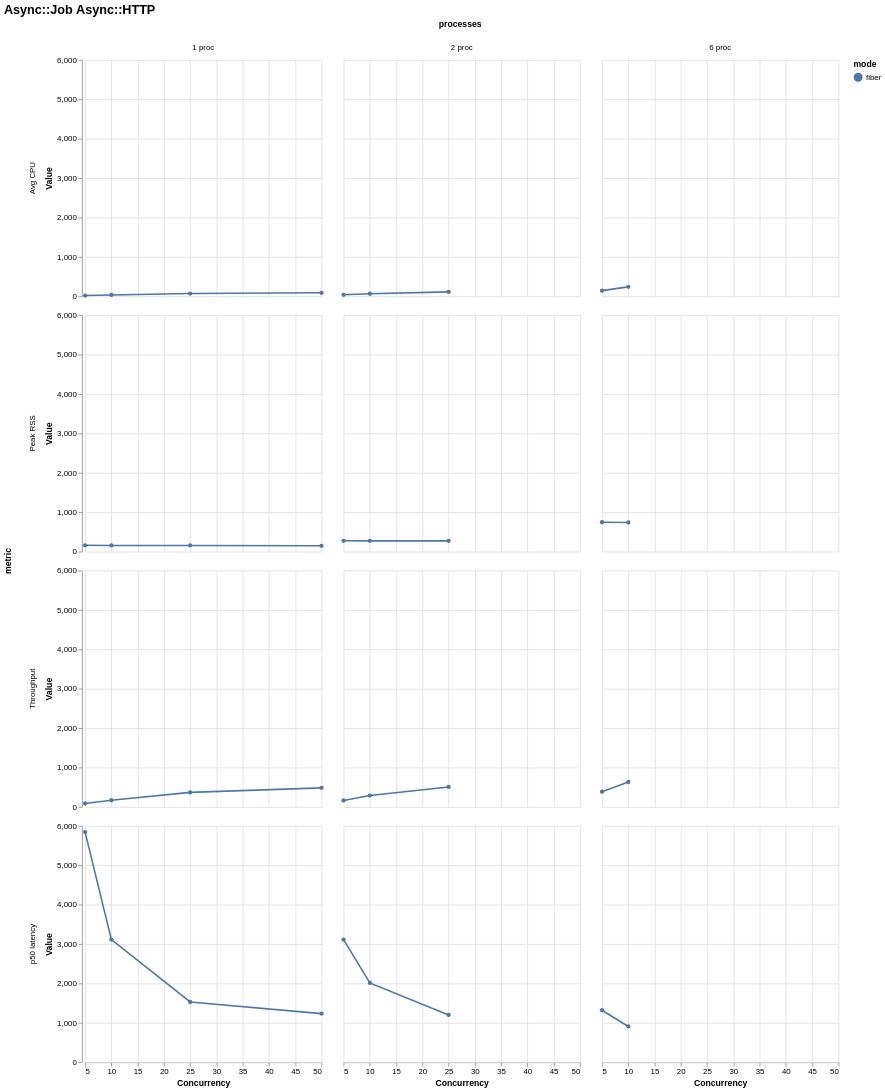

Write a Vega-Lite specification for this figure.
### Vega-Lite specification from a JSON file in a GitHub repository (floating-point values rounded to 4 significant figures)
{"$schema": "https://vega.github.io/schema/vega-lite/v6.json", "title": "Async::Job Async::HTTP", "data": {"values": [{"mode": "fiber", "concurrency": 5, "processes": "1 proc", "metric": "Throughput", "value": 87.9, "unit": "jobs/s"}, {"mode": "fiber", "concurrency": 5, "processes": "1 proc", "metric": "Peak RSS", "value": 159.8, "unit": "MB"}, {"mode": "fiber", "concurrency": 5, "processes": "1 proc", "metric": "Avg CPU", "value": 17.9, "unit": "%"}, {"mode": "fiber", "concurrency": 5, "processes": "1 proc", "metric": "p50 latency", "value": 5840.0, "unit": "ms"}, {"mode": "fiber", "concurrency": 10, "processes": "1 proc", "metric": "Throughput", "value": 169.8, "unit": "jobs/s"}, {"mode": "fiber", "concurrency": 10, "processes": "1 proc", "metric": "Peak RSS", "value": 156.4, "unit": "MB"}, {"mode": "fiber", "concurrency": 10, "processes": "1 proc", "metric": "Avg CPU", "value": 33.8, "unit": "%"}, {"mode": "fiber", "concurrency": 10, "processes": "1 proc", "metric": "p50 latency", "value": 3112.0, "unit": "ms"}, {"mode": "fiber", "concurrency": 25, "processes": "1 proc", "metric": "Throughput", "value": 368.1, "unit": "jobs/s"}, {"mode": "fiber", "concurrency": 25, "processes": "1 proc", "metric": "Peak RSS", "value": 156.9, "unit": "MB"}, {"mode": "fiber", "concurrency": 25, "processes": "1 proc", "metric": "Avg CPU", "value": 69.5, "unit": "%"}, {"mode": "fiber", "concurrency": 25, "processes": "1 proc", "metric": "p50 latency", "value": 1529.0, "unit": "ms"}, {"mode": "fiber", "concurrency": 50, "processes": "1 proc", "metric": "Throughput", "value": 483.8, "unit": "jobs/s"}, {"mode": "fiber", "concurrency": 50, "processes": "1 proc", "metric": "Peak RSS", "value": 147.2, "unit": "MB"}, {"mode": "fiber", "concurrency": 50, "processes": "1 proc", "metric": "Avg CPU", "value": 88.9, "unit": "%"}, {"mode": "fiber", "concurrency": 50, "processes": "1 proc", "metric": "p50 latency", "value": 1234.0, "unit": "ms"}, {"mode": "fiber", "concurrency": 5, "processes": "2 proc", "metric": "Throughput", "value": 164.9, "unit": "jobs/s"}, {"mode": "fiber", "concurrency": 5, "processes": "2 proc", "metric": "Peak RSS", "value": 273.3, "unit": "MB"}, {"mode": "fiber", "concurrency": 5, "processes": "2 proc", "metric": "Avg CPU", "value": 38.1, "unit": "%"}, {"mode": "fiber", "concurrency": 5, "processes": "2 proc", "metric": "p50 latency", "value": 3112.0, "unit": "ms"}, {"mode": "fiber", "concurrency": 10, "processes": "2 proc", "metric": "Throughput", "value": 287.6, "unit": "jobs/s"}, {"mode": "fiber", "concurrency": 10, "processes": "2 proc", "metric": "Peak RSS", "value": 272.9, "unit": "MB"}, {"mode": "fiber", "concurrency": 10, "processes": "2 proc", "metric": "Avg CPU", "value": 65.0, "unit": "%"}, {"mode": "fiber", "concurrency": 10, "processes": "2 proc", "metric": "p50 latency", "value": 2013.0, "unit": "ms"}, {"mode": "fiber", "concurrency": 25, "processes": "2 proc", "metric": "Throughput", "value": 507.2, "unit": "jobs/s"}, {"mode": "fiber", "concurrency": 25, "processes": "2 proc", "metric": "Peak RSS", "value": 272.2, "unit": "MB"}, {"mode": "fiber", "concurrency": 25, "processes": "2 proc", "metric": "Avg CPU", "value": 111.7, "unit": "%"}, {"mode": "fiber", "concurrency": 25, "processes": "2 proc", "metric": "p50 latency", "value": 1200.0, "unit": "ms"}, {"mode": "fiber", "concurrency": 5, "processes": "6 proc", "metric": "Throughput", "value": 386.3, "unit": "jobs/s"}, {"mode": "fiber", "concurrency": 5, "processes": "6 proc", "metric": "Peak RSS", "value": 744.8, "unit": "MB"}, {"mode": "fiber", "concurrency": 5, "processes": "6 proc", "metric": "Avg CPU", "value": 143.3, "unit": "%"}, {"mode": "fiber", "concurrency": 5, "processes": "6 proc", "metric": "p50 latency", "value": 1319.0, "unit": "ms"}, {"mode": "fiber", "concurrency": 10, "processes": "6 proc", "metric": "Throughput", "value": 631.5, "unit": "jobs/s"}, {"mode": "fiber", "concurrency": 10, "processes": "6 proc", "metric": "Peak RSS", "value": 738.5, "unit": "MB"}, {"mode": "fiber", "concurrency": 10, "processes": "6 proc", "metric": "Avg CPU", "value": 239.5, "unit": "%"}, {"mode": "fiber", "concurrency": 10, "processes": "6 proc", "metric": "p50 latency", "value": 907.6, "unit": "ms"}]}, "mark": {"type": "line", "point": true, "tooltip": true}, "encoding": {"x": {"field": "concurrency", "type": "quantitative", "title": "Concurrency"}, "y": {"field": "value", "type": "quantitative", "title": "Value"}, "color": {"field": "mode", "type": "nominal"}, "tooltip": [{"field": "mode", "type": "nominal"}, {"field": "concurrency", "type": "nominal"}, {"field": "processes", "type": "nominal"}, {"field": "metric", "type": "nominal"}, {"field": "percentile", "type": "nominal"}, {"field": "value", "type": "quantitative"}], "row": {"field": "metric", "type": "nominal"}, "column": {"field": "processes", "type": "nominal"}}, "config": {"background": "white", "axis": {"labelFont": "Arial", "titleFont": "Arial", "grid": true}, "legend": {"labelFont": "Arial", "titleFont": "Arial"}, "title": {"font": "Arial", "fontSize": 16, "anchor": "start"}, "view": {"stroke": null}}}
